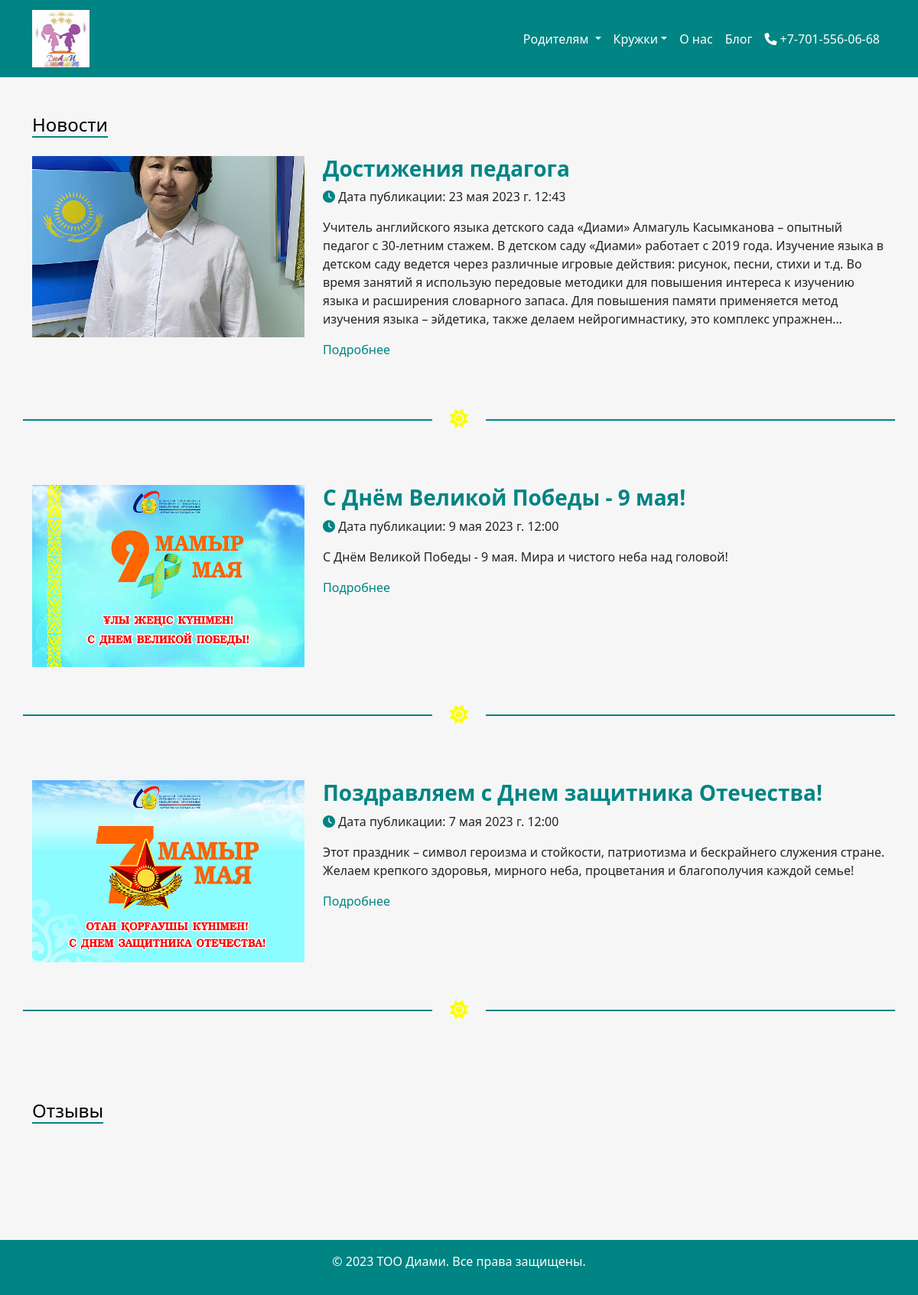
The page /blog/ on the database as committed earlier.
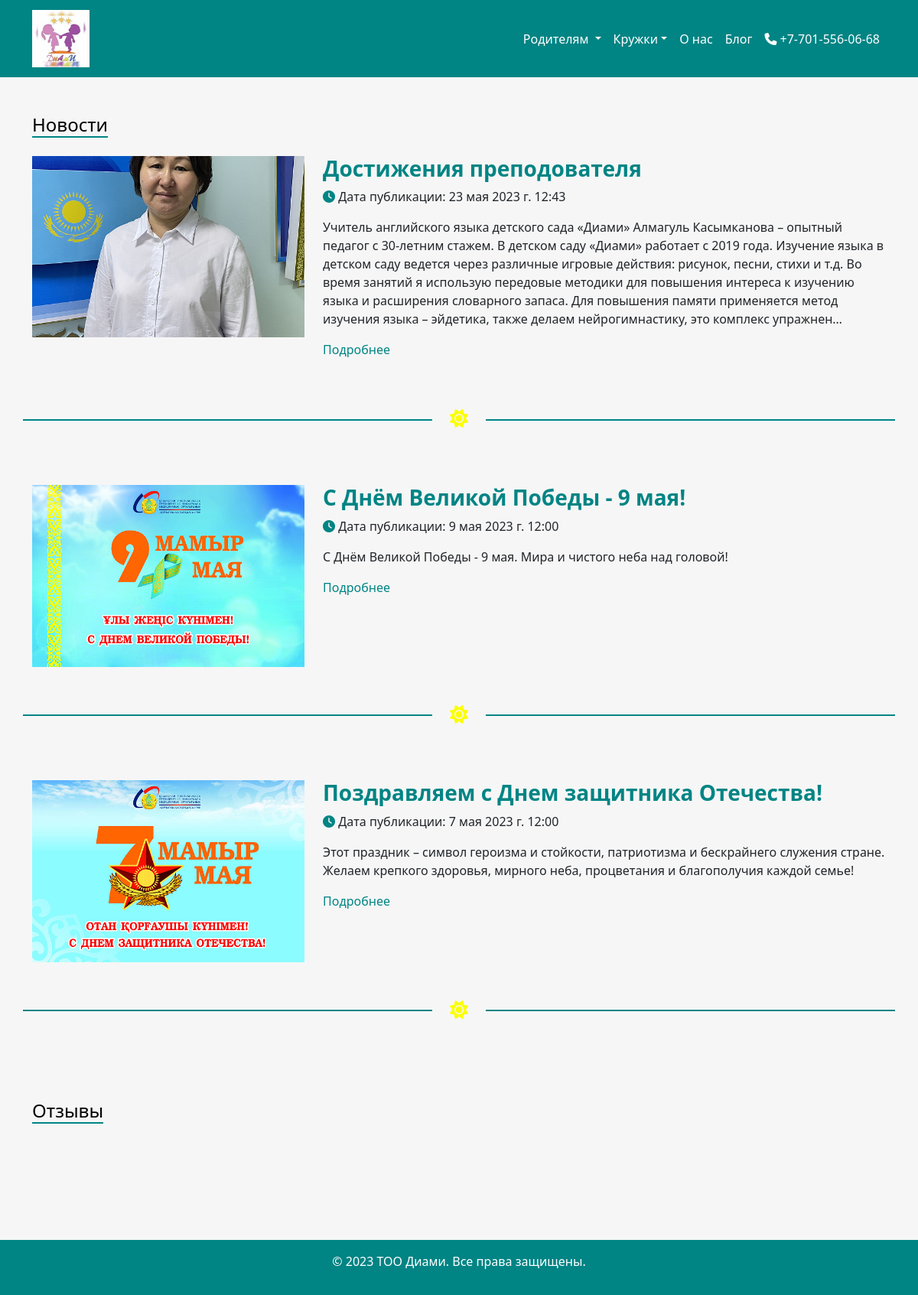
The same page on the database as committed later.
### main/models.py (models this page shows, shortened)
class Articles(models.Model):
    title = models.CharField('Название', max_length=50)
    full_text = RichTextUploadingField('Статья', validators=[MinLengthValidator(10, 'Введите больше 10 символов')],
        blank=False, null=False)
    date = models.DateTimeField('Дата публикации')
    image = models.ImageField('Изображение', upload_to='images/', default='')
    class Meta:
        verbose_name = 'Новость'
        verbose_name_plural = 'Новости'

### main/views.py (the view)
# urls.py: path('blog/', views.blog, name='blog'),
def blog(request):
    blog = Articles.objects.order_by('-date')
    return render(request, 'main/blog.html', {'title': 'Новости', 'blog': blog})

### main/context_clubs.py (called while the page is built)
def krujki(request):
    return {'krujki': Clubs.objects.all()}

### main/context_forparents.py (called while the page is built)
def forparents(request):
    return {'roditeli': ForParents.objects.all()}

### main/templates/main/blog.html (shortened to what this page needs)
{% extends 'base.html' %}
{% block content %}
<div class="container pt-5 d-flex flex-column min-vh-100">
    <div class="row">
        <div class="col-md-12 col-sm-12">
            <h4 class="underline">{{ title }}</h4>
        </div>
    </div>
    {% if blog %}
        {% for el in blog %}
        <div class="row pt-3">
            <div class="col-md-4 col-sm-12 ">
                <img class="img-fluid" src="{{ el.image.url }}" alt="Новости"
                 style="max-width: 100%; height: auto">
            </div>
            <div class="col-md-8 col-sm-12 ">
                <h3>
                    <strong>
                        <span style="color: #008484;">
                            {{ el.title }}
                        </span>
                    </strong>
                </h3>
                <p class="text-left"><i class="fa-sharp fa-solid fa-clock" style="color: #008484"></i> Дата публикации: {{ el.date }}</p>
                <p>
                    {{ el.full_text|truncatechars:500|safe }}
                </p>
                <p style="text-align: left;">
                    <a href="{% url 'news_detail' el.id %}" class="text-primary">Подробнее</a>
                </p>
            </div>
            <h1 class="py-5 px-5"><span><i class="fas fa-sun" style="color: #fbff00;"></i></span></h1>
        </div>
        {% endfor %}
    {% endif %}
</div>
{% endblock %}

Rows that differ between the two databases and show on the page:
changed Articles: title "Достижения педагога" → "Достижения преподователя"
